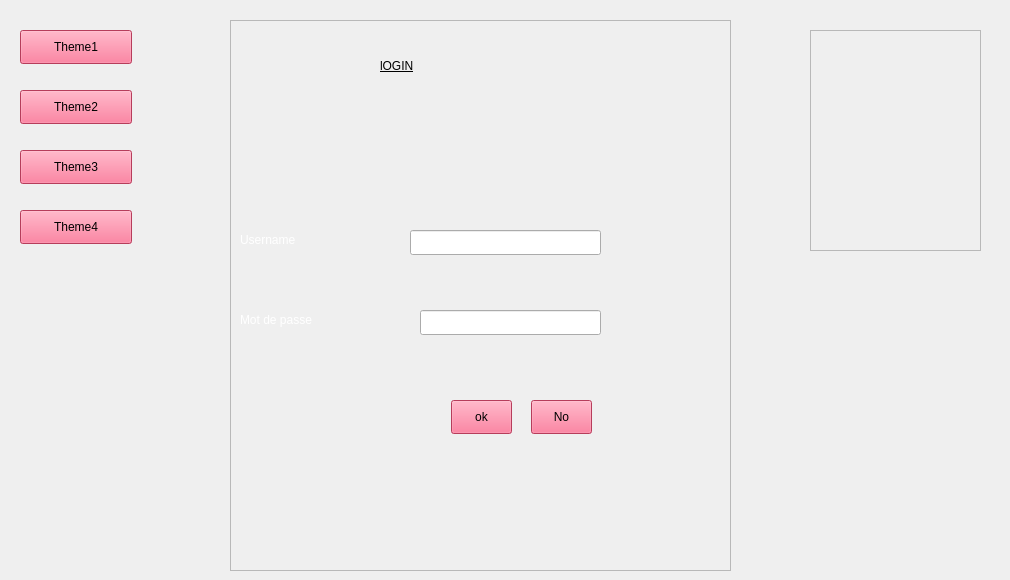
    <widget class="QWidget" name="tab_2">
     <attribute name="title">
      <string>Page</string>
     </attribute>
     <widget class="QFrame" name="frame_3">
      <property name="geometry">
       <rect>
        <x>230</x>
        <y>20</y>
        <width>501</width>
        <height>551</height>
       </rect>
      </property>
      <property name="styleSheet">
       <string notr="true"/>
      </property>
      <property name="frameShape">
       <enum>QFrame::StyledPanel</enum>
      </property>
      <property name="frameShadow">
       <enum>QFrame::Raised</enum>
      </property>
      <widget class="QLabel" name="label_9">
       <property name="geometry">
        <rect>
         <x>10</x>
         <y>210</y>
         <width>121</width>
         <height>20</height>
        </rect>
       </property>
       <property name="styleSheet">
        <string notr="true">color: rgb(255, 255, 255);

font: 75 11pt &quot;MS Shell Dlg 2&quot;;</string>
       </property>
       <property name="text">
        <string>Username</string>
       </property>
      </widget>
      <widget class="QLabel" name="label_10">
       <property name="geometry">
        <rect>
         <x>10</x>
         <y>290</y>
         <width>161</width>
         <height>20</height>
        </rect>
       </property>
       <property name="styleSheet">
        <string notr="true">color: rgb(255, 255, 255);</string>
       </property>
       <property name="text">
        <string>Mot de passe</string>
       </property>
      </widget>
      <widget class="QLineEdit" name="le_nom_log">
       <property name="geometry">
        <rect>
         <x>180</x>
         <y>210</y>
         <width>191</width>
         <height>25</height>
        </rect>
       </property>
      </widget>
      <widget class="QLineEdit" name="le_cin_log">
       <property name="geometry">
        <rect>
         <x>190</x>
         <y>290</y>
         <width>181</width>
         <height>25</height>
        </rect>
       </property>
      </widget>
      <widget class="QPushButton" name="pushButton_3">
       <property name="geometry">
        <rect>
         <x>221</x>
         <y>380</y>
         <width>61</width>
         <height>34</height>
        </rect>
       </property>
       <property name="styleSheet">
        <string notr="true">background-color: rgb(255, 85, 127);</string>
       </property>
       <property name="text">
        <string>ok</string>
       </property>
      </widget>
      <widget class="QLabel" name="label_11">
       <property name="geometry">
        <rect>
         <x>150</x>
         <y>30</y>
         <width>221</width>
         <height>31</height>
        </rect>
       </property>
       <property name="styleSheet">
        <string notr="true">font: 14pt &quot;MS Shell Dlg 2&quot;;
text-decoration: underline;
</string>
       </property>
       <property name="text">
        <string>lOGIN</string>
       </property>
       <property name="margin">
        <number>50</number>
       </property>
      </widget>
      <widget class="QPushButton" name="pushButton_7">
       <property name="geometry">
        <rect>
         <x>301</x>
         <y>380</y>
         <width>61</width>
         <height>34</height>
        </rect>
       </property>
       <property name="styleSheet">
        <string notr="true">background-color: rgb(255, 85, 127);</string>
       </property>
       <property name="text">
        <string>No</string>
       </property>
      </widget>
     </widget>
     <widget class="QPushButton" name="pushButton_11">
      <property name="geometry">
       <rect>
        <x>20</x>
        <y>30</y>
        <width>112</width>
        <height>34</height>
       </rect>
      </property>
      <property name="styleSheet">
       <string notr="true">background-color: rgb(255, 85, 127);</string>
      </property>
      <property name="text">
       <string>Theme1</string>
      </property>
     </widget>
     <widget class="QPushButton" name="pushButton_12">
      <property name="geometry">
       <rect>
        <x>20</x>
        <y>90</y>
        <width>112</width>
        <height>34</height>
       </rect>
      </property>
      <property name="styleSheet">
       <string notr="true">background-color: rgb(255, 85, 127);</string>
      </property>
      <property name="text">
       <string>Theme2</string>
      </property>
     </widget>
     <widget class="QPushButton" name="pushButton_13">
      <property name="geometry">
       <rect>
        <x>20</x>
        <y>150</y>
        <width>112</width>
        <height>34</height>
       </rect>
      </property>
      <property name="styleSheet">
       <string notr="true">background-color: rgb(255, 85, 127);</string>
      </property>
      <property name="text">
       <string>Theme3</string>
      </property>
     </widget>
     <widget class="QPushButton" name="pushButton_14">
      <property name="geometry">
       <rect>
        <x>20</x>
        <y>210</y>
        <width>112</width>
        <height>34</height>
       </rect>
      </property>
      <property name="styleSheet">
       <string notr="true">background-color: rgb(255, 85, 127);</string>
      </property>
      <property name="text">
       <string>Theme4</string>
      </property>
     </widget>
     <widget class="QLabel" name="animation">
      <property name="geometry">
       <rect>
        <x>810</x>
        <y>290</y>
        <width>191</width>
        <height>181</height>
       </rect>
      </property>
      <property name="text">
       <string/>
      </property>
     </widget>
     <widget class="QFrame" name="frame_7">
      <property name="geometry">
       <rect>
        <x>810</x>
        <y>30</y>
        <width>171</width>
        <height>221</height>
       </rect>
      </property>
      <property name="styleSheet">
       <string notr="true">image: url(:/img/images (1).png);</string>
      </property>
      <property name="frameShape">
       <enum>QFrame::StyledPanel</enum>
      </property>
      <property name="frameShadow">
       <enum>QFrame::Raised</enum>
      </property>
     </widget>
    </widget>
